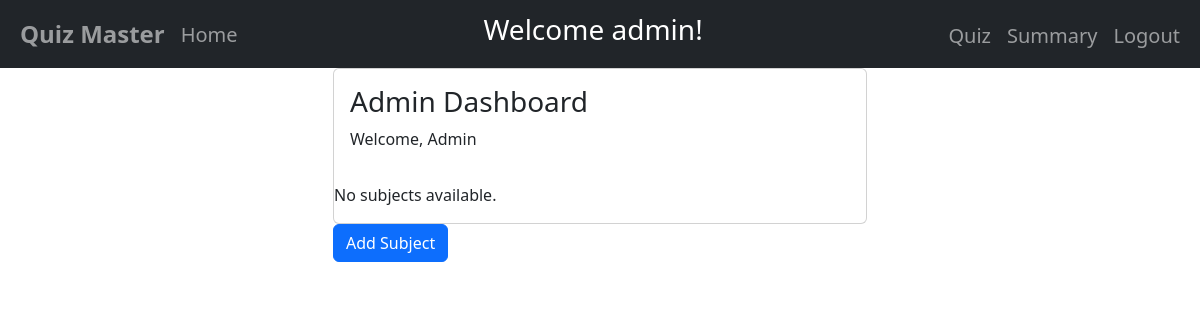
The page /dashboard (signed in) on the database as committed earlier.
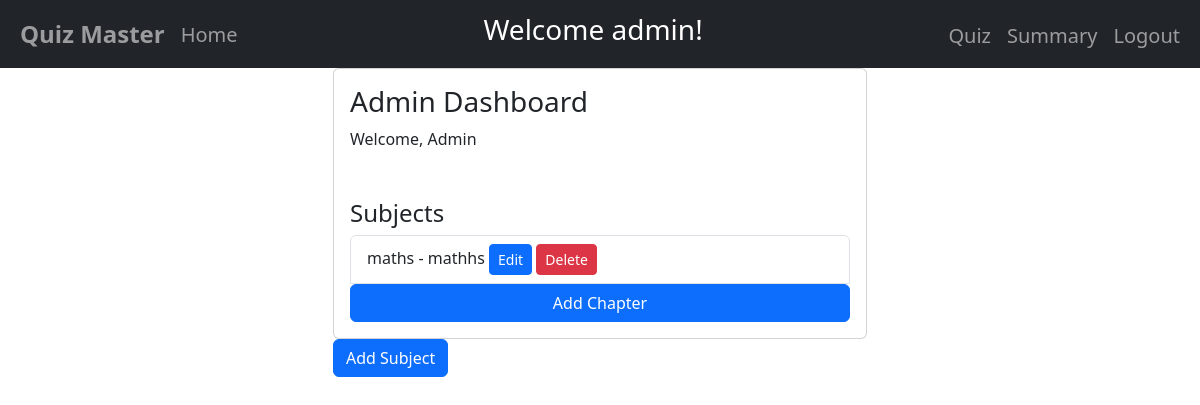
The same page on the database as committed later.
### models.py (models this page shows)
class Subject(db.Model):
    id = db.Column(db.Integer, primary_key=True)
    name = db.Column(db.String(100), unique=True, nullable=False)
    description = db.Column(db.Text)

### main.py (the view)
@app.route("/dashboard")
def dashboard():
    if 'user_id' not in session:
        return redirect(url_for('login'))
    user= User.query.get(session['user_id'])
    if user.role != 'admin':
        subjects = Subject.query.all()
        return render_template('user_dashboard.html', current_user=user, subjects=subjects)
    else:
        subjects = Subject.query.all()
        return render_template('admin_dashboard.html', current_user=user, subjects=subjects)

### templates/admin_dashboard.html (shortened to what this page needs)
{% extends "base.html" %}
{% block content %}
<div class="container">
    <div class="row">
        <div class="col-md-6 offset-md-3">
            <div class="card">
                <div class="card-body">
                    <h3 class="card-title">Admin Dashboard</h3>
                    <p>Welcome, {{ current_user.full_name }}</p>
                </div>
                {% if subjects %}
                <div class="card-body">
                    <h4 class="card-title">Subjects</h4>
                    <ul class="list-group">
                        {% for subject in subjects %}
                        <li class="list-group-item">{{ subject.name }} - {{ subject.description }} <a href="/edit_subject/{{ subject.id }}" class="btn btn-primary btn-sm">Edit</a>
                        <a href="/delete_subject/{{ subject.id }}" class="btn btn-danger btn-sm">Delete</a></li>
                        <a href="/add_chapter" class="btn btn-primary">Add Chapter</a>
                        {% endfor %}
                    </ul>
                </div>
                {% else %}
                <p>No subjects available.</p>
                {% endif %}
            </div>
            <a href="/add_subject" class="btn btn-primary">Add Subject</a>
        </div>
    </div>
</div>
{% endblock %}

Rows that differ between the two databases and show on the page:
added Subject: name "maths", description "mathhs"
Other text that changed with them:
text no longer shown: "No subjects available."
text now shown: "Subjects"
